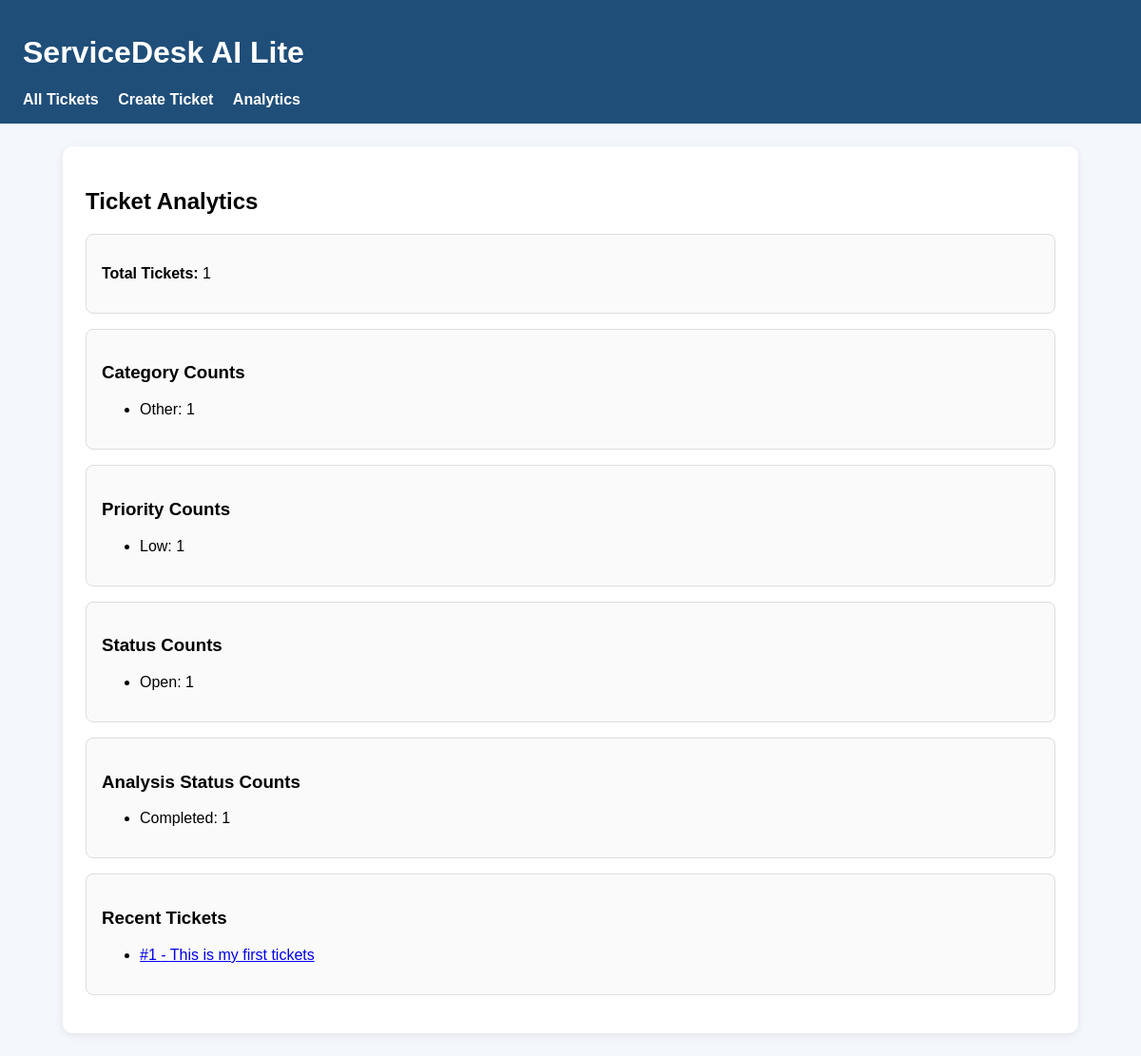
The app's page /tickets/analytics/, older data.
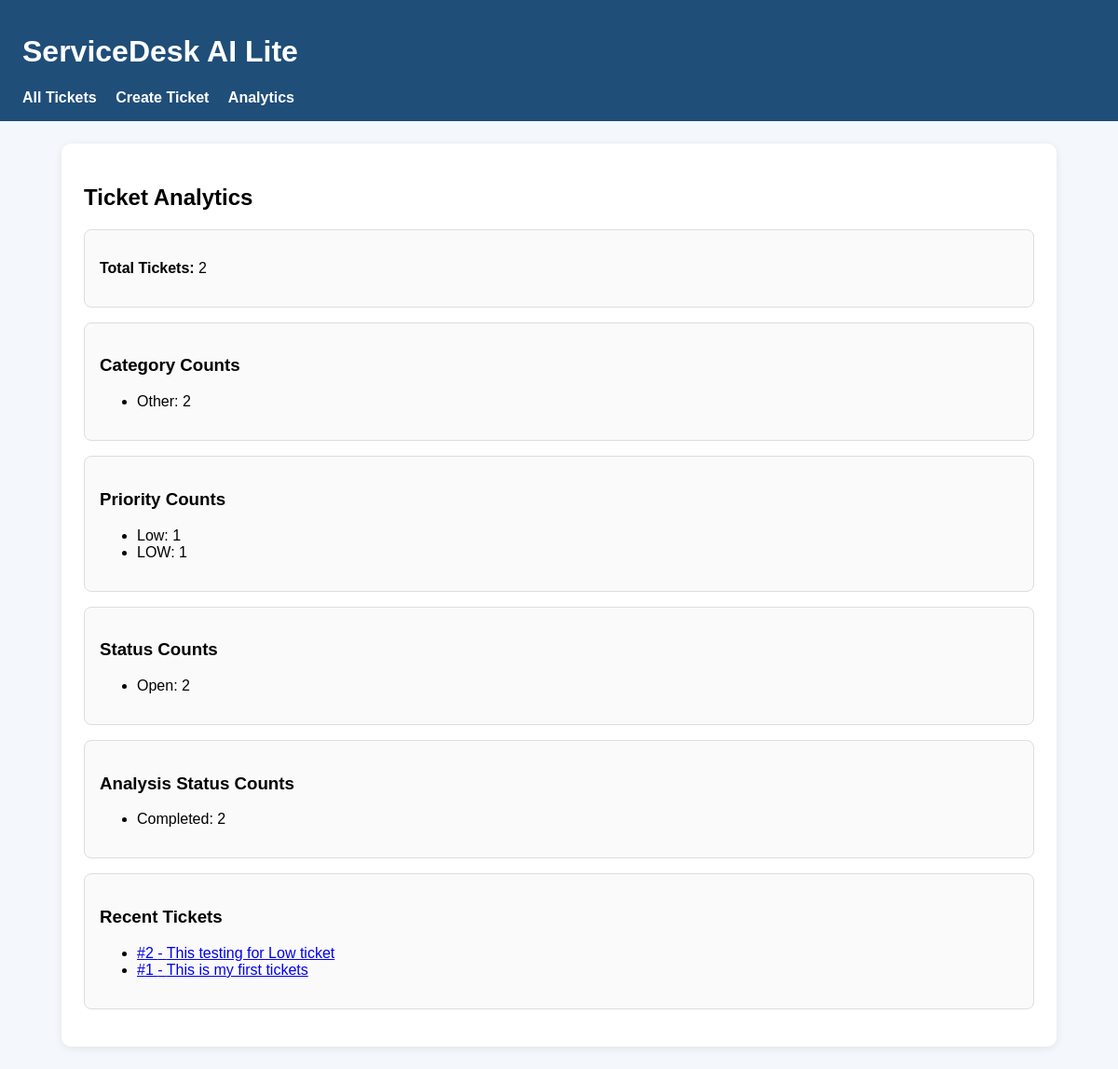
The same page, newer data.
### tickets/models.py (models this page shows, shortened)
class Ticket(models.Model):
    CATEGORY_CHOICES = [
        ("Network", "Network"),
        ("Software", "Software"),
        ("Hardware", "Hardware"),
        ("Access", "Access"),
        ("Email", "Email"),
        ("Security", "Security"),
        ("Other", "Other"),
    ]
    PRIORITY_CHOICES = [
        ("Low", "Low"),
        ("Medium", "Medium"),
        ("High", "High"),
        ("Critical", "Critical"),
    ]
    STATUS_CHOICES = [
        ("Open", "Open"),
        ("In Progress", "In Progress"),
        ("Resolved", "Resolved"),
        ("Closed", "Closed"),
    ]
    ANALYSIS_STATUS_CHOICES = [
        ("Pending", "Pending"),
        ("Completed", "Completed"),
        ("Failed", "Failed"),
    ]
    title = models.CharField(max_length=200)
    description = models.TextField()
    category = models.CharField(
        max_length=50,
        choices=CATEGORY_CHOICES,
        default="Other"
    )
    priority = models.CharField(
        max_length=20,
        choices=PRIORITY_CHOICES,
        default="Medium"
    )
    status = models.CharField(
        max_length=20,
        choices=STATUS_CHOICES,
        default="Open"
    )
    analysis_status = models.CharField(
        max_length=20,
        choices=ANALYSIS_STATUS_CHOICES,
        default="Pending"
    )
    ai_summary = models.TextField(blank=True)
    ai_resolution = models.TextField(blank=True)
    created_at = models.DateTimeField(auto_now_add=True)
    updated_at = models.DateTimeField(auto_now=True)

### tickets/views.py (the view)
# urls.py: path("analytics/", views.analytics_view, name="analytics"),
def analytics_view(request):
    analytics_data = get_ticket_analytics()
    return render(request, "tickets/analytics.html", analytics_data)

### tickets/templates/tickets/analytics.html
{% extends "tickets/base.html" %}
{% block content %}
<h2>Ticket Analytics</h2>
<div class="card">
    <p><span class="label">Total Tickets:</span> {{ total_tickets }}</p>
</div>
<div class="card">
    <h3>Category Counts</h3>
    <ul>
        {% for key, value in category_counts.items %}
            <li>{{ key }}: {{ value }}</li>
        {% empty %}
            <li>No data available</li>
        {% endfor %}
    </ul>
</div>
<div class="card">
    <h3>Priority Counts</h3>
    <ul>
        {% for key, value in priority_counts.items %}
            <li>{{ key }}: {{ value }}</li>
        {% empty %}
            <li>No data available</li>
        {% endfor %}
    </ul>
</div>
<div class="card">
    <h3>Status Counts</h3>
    <ul>
        {% for key, value in status_counts.items %}
            <li>{{ key }}: {{ value }}</li>
        {% empty %}
            <li>No data available</li>
        {% endfor %}
    </ul>
</div>
<div class="card">
    <h3>Analysis Status Counts</h3>
    <ul>
        {% for key, value in analysis_status_counts.items %}
            <li>{{ key }}: {{ value }}</li>
        {% empty %}
            <li>No data available</li>
        {% endfor %}
    </ul>
</div>
<div class="card">
    <h3>Recent Tickets</h3>
    <ul>
        {% for ticket in recent_tickets %}
            <li>
                <a href="{% url 'ticket_detail' ticket.id %}">
                    #{{ ticket.id }} - {{ ticket.title }}
                </a>
            </li>
        {% empty %}
            <li>No recent tickets</li>
        {% endfor %}
    </ul>
</div>
{% endblock %}

Row changes from the older to the newer data that the page shows:
added Ticket: priority_counts "LOW", id "2", title "This testing for Low ticket"
Text that changed along with them:
{{ total_tickets }}: "1" → "2"
new list line: "Other"
new list line: ": 2"
new list line: ": 1"
new list line: "Open"
new list line: "Completed"
list line gone: "Other"
list line gone: ": 1"
list line gone: "Open"
list line gone: "Completed"
